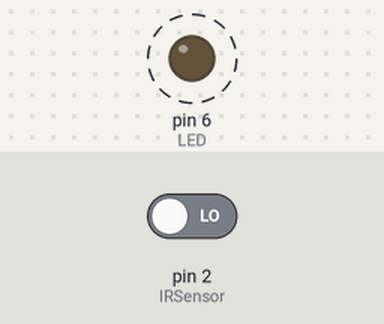
Bench run of a sketch on a simulated Arduino Uno, built with avr-gcc and run on an emulated ATmega328P. Shown: output pins drawn as LEDs (lit = HIGH). Dashed ring = blinking. The test bench sets the inputs (shaded band); at power-on: pin 2 (IRSensor) LOW.

Above: at 1.2 s.
1.3 s: pin 2 (IRSensor) driven HIGH
At 1.3 s:
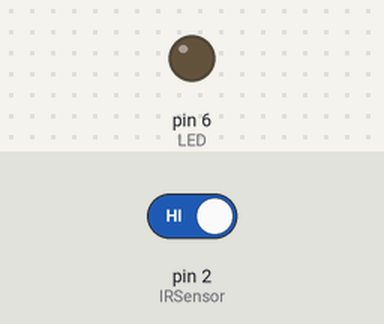
2.8 s: pin 2 (IRSensor) driven LOW
At 3.01 s:
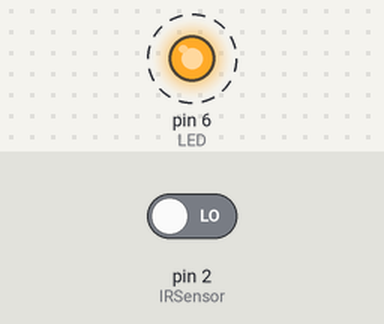
Timing chart, 0 to 11.8 s (numbered marks = the images above; inputs shaded):
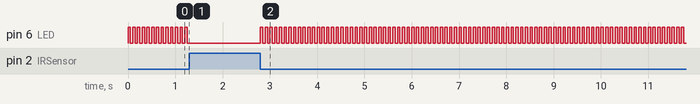

Measured:
- after the input at 1.3 s, pin 6 (LED): stops changing and stays LOW
- after the input at 2.8 s, pin 6 (LED): alternates HIGH for 0.05 s and LOW for 0.05 s, starting at once
- by itself, pin 6 (LED): alternates HIGH for 0.05 s and LOW for 0.05 s

The sketch:

1.ino
```cpp
int IRSensor = 2; // connect ir sensor to arduino pin 2
int LED = 6; // conect Led to arduino pin 13

void setup()
{
  pinMode (IRSensor, INPUT);  // sensor pin INPUT
  pinMode (LED, OUTPUT);      // Led pin OUTPUT
}

void loop()
{
  int statusSensor = digitalRead (IRSensor);
  if (statusSensor == 1)
  {
    digitalWrite(LED, LOW); // LED LOW
  }
  else
  {
    digitalWrite(LED, HIGH); // LED High
    delay(50);

  digitalWrite(LED, LOW); // LED LOW
  delay(50);
  }
}
```
